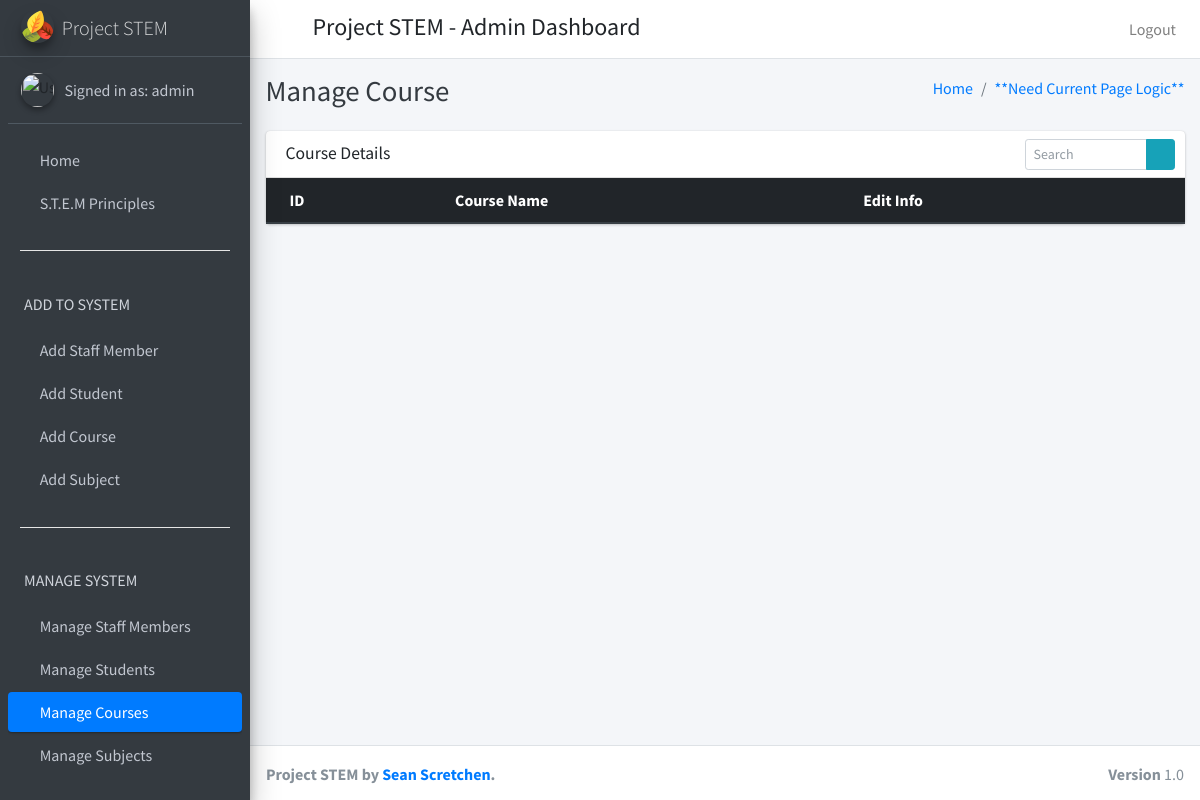
The page /manage_courses (signed in) on the database as committed earlier.
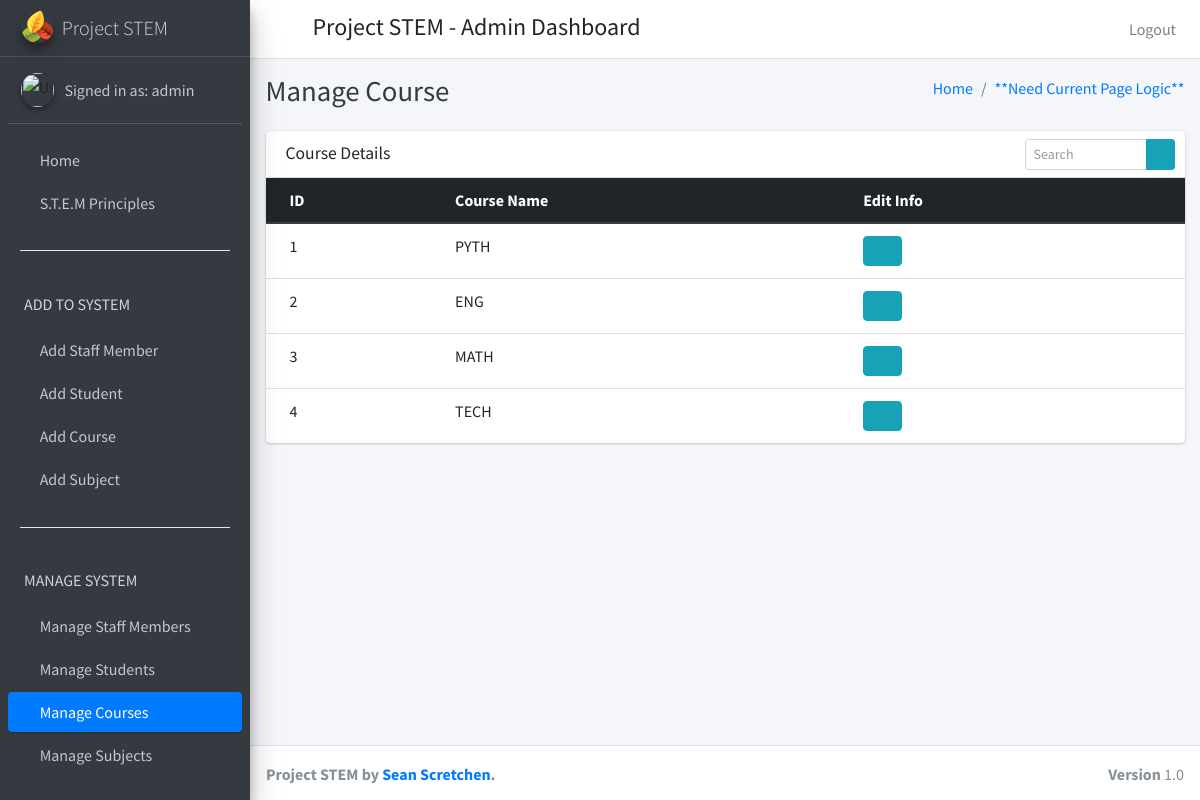
The same page on the database as committed later.
### project_stem_app/models.py (models this page shows)
class Courses(models.Model):
    id = models.AutoField(primary_key=True)
    course_name = models.CharField(max_length=255)
    created_at = models.DateTimeField(auto_now_add=True)
    updated_at = models.DateTimeField(auto_now_add=True)
    objects = models.Manager()
    class Meta:
        verbose_name_plural = 'Courses'

### project_stem_app/admin_views.py (the view)
# urls.py: path('manage_courses', admin_views.manage_courses, name="manage_courses"),
def manage_courses(request):
    courses = Courses.objects.all()
    context = {
        'courses': courses,
    }
    return render(request, 'admin_template/manage_courses.html', context)
    subjects

### project_stem_app/templates/admin_template/manage_courses.html (shortened to what this page needs)
{% extends 'admin_template/admin_base.html' %}
{% load static %}
{% block page_title %}Manage Course{% endblock %}
{% block content %}
<section class="content">
  <div class="container-fluid">
    <div class="row">
      <div class="col-12">
        <div class="card">
          <div class="card-header">
            <h3 class="card-title">Course Details</h3>
            <div class="card-tools">
              <div class="input-group input-group-sm" style="width: 150px;">
                <input type="text" name="table_search" class="form-control float-right" placeholder="Search">
                <div class="input-group-append">
                  <button type="submit" class="btn btn-info"><i class="fas fa-search"></i></button>
                </div>
              </div>
            </div>
          </div>
          <div class="card-body table-responsive p-0">
            <table class="table table-hover text-nowrap">
              <thead class="thead-dark">
                <tr>
                  <th>ID</th>
                  <th>Course Name</th>
                  <th>Edit Info</th>
                </tr>
              </thead>
              <tbody>
                {% for course in courses %}
                <tr>
                  <td>{{ course.id }}</td>
                  <td>{{ course.course_name }}</td>
                  <td><a href="{% url 'edit_course' course.id %}" class="btn btn-info"><i class="fas fa-edit"></i></a></td>
                </tr>
                {% endfor %}
              </tbody>
            </table>
          </div>
        </div>
      </div>
    </div>
  </div>
</section>
{% endblock %}

Rows that differ between the two databases and show on the page:
added Courses: id "1", course_name "PYTH"
added Courses: id "2", course_name "ENG"
added Courses: id "3", course_name "MATH"
added Courses: id "4", course_name "TECH"
